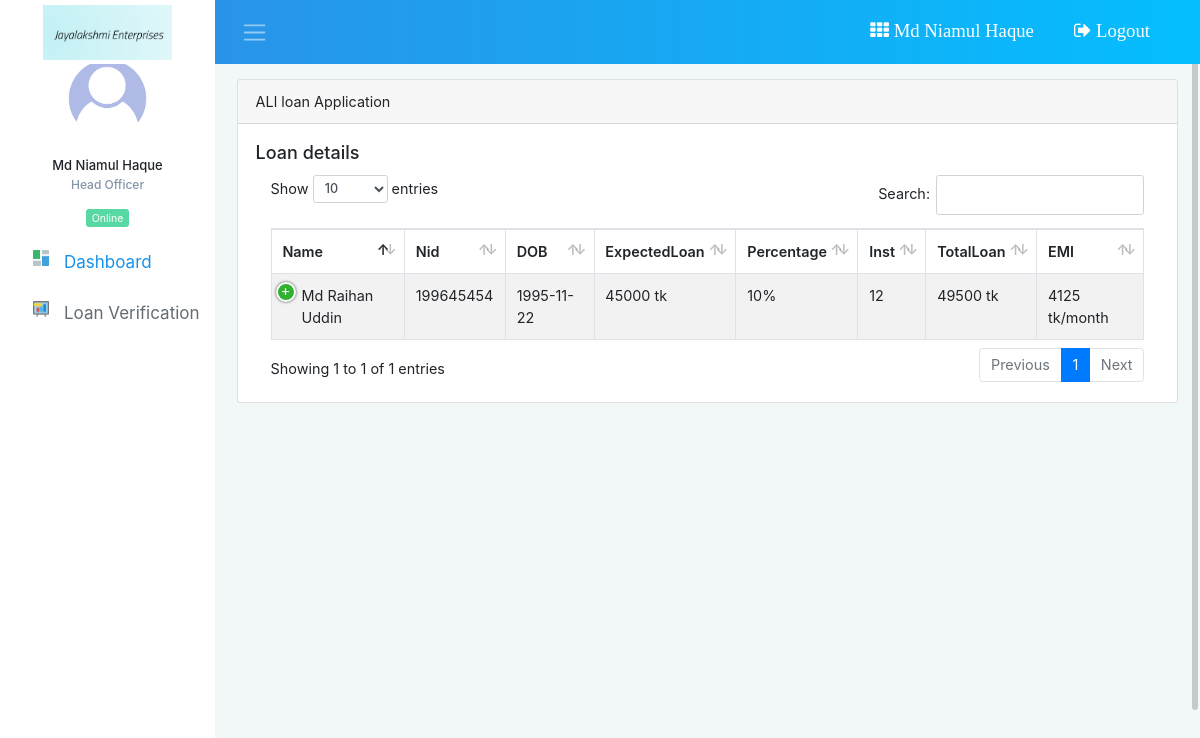
Page /loan_application.php (signed in) on the earlier database version.
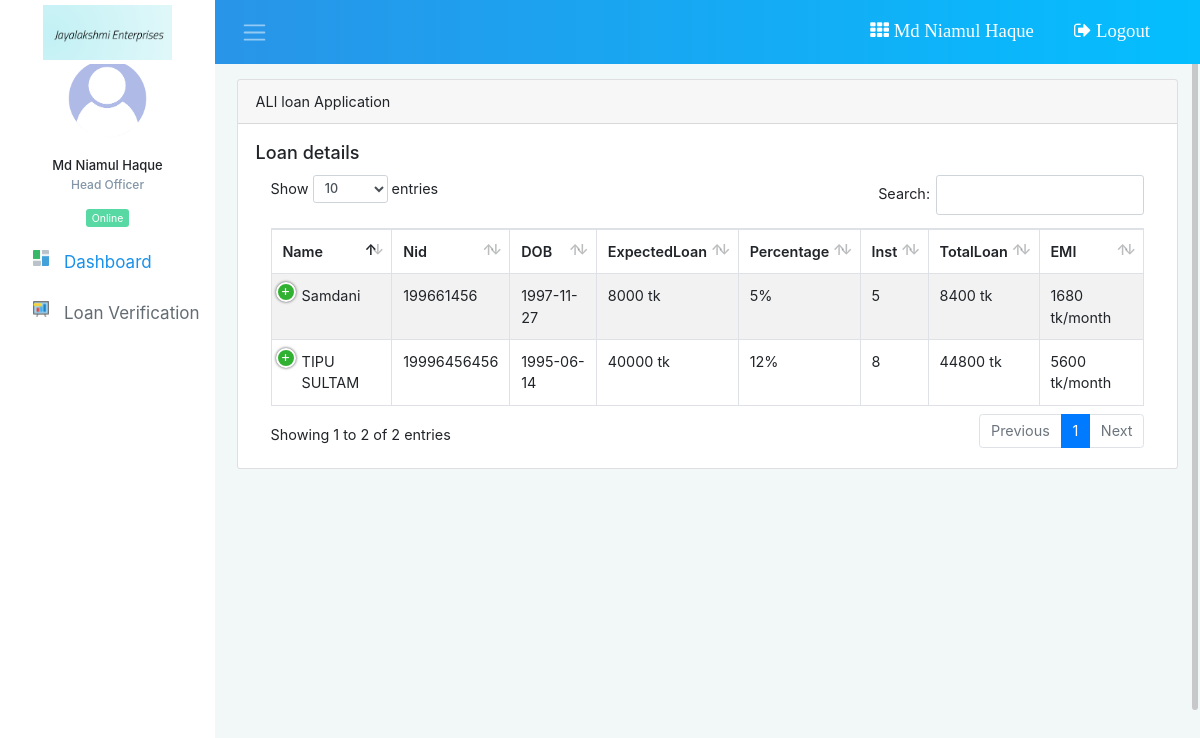
Same page on the later database version.
### tables this page shows
CREATE TABLE `tbl_borrower` (
  `id` int(11) NOT NULL,
  `name` varchar(100) NOT NULL,
  `nid` bigint(30) NOT NULL,
  `rejected` int(11) NOT NULL DEFAULT 0,
  `gender` varchar(20) NOT NULL,
  `mobile` varchar(20) NOT NULL,
  `email` varchar(50) NOT NULL,
  `dob` date NOT NULL,
  `address` varchar(255) NOT NULL,
  `working_status` varchar(50) NOT NULL,
  `image` varchar(100) NOT NULL
);

CREATE TABLE `tbl_loan_application` (
  `id` int(11) NOT NULL,
  `b_id` int(11) NOT NULL,
  `status` int(11) NOT NULL DEFAULT 0,
  `name` varchar(100) NOT NULL,
  `expected_loan` bigint(50) NOT NULL,
  `loan_percentage` int(11) NOT NULL,
  `installments` int(11) NOT NULL,
  `total_loan` bigint(50) NOT NULL,
  `emi_loan` int(11) NOT NULL,
  `amount_paid` bigint(50) DEFAULT 0,
  `amount_remain` bigint(50) DEFAULT NULL,
  `current_inst` int(11) DEFAULT 0,
  `remain_inst` int(11) DEFAULT NULL,
  `next_date` date DEFAULT NULL,
  `files` varchar(255) NOT NULL
);

### libs/Session.php (called while the page is built, shortened)
<?php
class Session{
	 public static function get($key){
	    if (isset($_SESSION[$key])) {
		  return $_SESSION[$key];
		}else {
		  return false;
	    }
	 }
}

### classes/ManageLoan.php (called while the page is built, shortened)
<?php
$filepath = realpath(dirname(__FILE__));
include_once ($filepath."/../libs/CrudOperation.php");
class ManageLoan
{
	private $db;
	function __construct()
	{
		$this->db = new CrudOperation();
	}
	public function viewLoanApplication()
	{
		$sql = "SELECT tbl_borrower.*, tbl_loan_application.*
			    FROM tbl_borrower
				INNER JOIN tbl_loan_application
				ON tbl_borrower.id = tbl_loan_application.b_id
		 		ORDER BY tbl_loan_application.id DESC";
		$result = $this->db->select($sql);
		return $result;
	}
}
?>

### libs/CrudOperation.php (called while the page is built, shortened)
<?php
$filepath = realpath(dirname(__FILE__));
Class CrudOperation{
	 public $host   = DB_HOST;
	 public $user   = DB_USER;
	 public $pass   = DB_PASS;
	 public $dbname = DB_NAME;
	 public $link;
	private function connectDB(){
		 $this->link = new mysqli($this->host, $this->user, $this->pass,$this->dbname);
	 }
	public function select($query){
	  $result = $this->link->query($query) or die($this->link->error.__LINE__);
		  if($result->num_rows > 0){
		    return $result;
		  }else {
		    return false;
		  }
	 }
}

### loan_application.php (the view, shortened to what this page needs)
<?php
  include_once "inc/header.php";
  include_once "inc/sidebar.php";
?>
<div class="card">
  <div class="card-header">
    ALl loan Application
  </div>
  <div class="card-body">
    	<h5 class="card-title">Loan details</h5>
		<table id="example" class="table table-striped table-bordered table-hover" cellspacing="0" width="100%">
	        <thead>
	            <tr>
	                <th>Name</th>
	                <th>Nid</th>
	                <th>DOB</th>
	                <th>ExpectedLoan</th>
	                <th>Percentage</th>
	                <th>Inst</th>
	                <th>TotalLoan</th>
	                <th>EMI</th>
	            </tr>
	        </thead>
	        <tbody>
	        	<?php
	        		$all = $ml->viewLoanApplication();
	        		if ($all) {
	        			while ($row = $all->fetch_assoc()) {
	        	 ?>
	            <tr>
	                <td><?php echo $row['name']; ?></td>
	                <td><?php echo $row['nid']; ?></td>
	                <td><?php echo $row['dob']; ?></td>
	                <td><?php echo $row['expected_loan']; ?> tk</td>
	                <td><?php echo $row['loan_percentage']; ?>%</td>
	                <td><?php echo $row['installments']; ?></td>
	                <td><?php echo $row['total_loan']; ?> tk</td>
	                <td><?php echo $row['emi_loan']; ?> tk/month</td>
	            </tr>
				<?php
	        			}
	        		}
				 ?>
	        </tbody>
	    </table>
	  </div>
	</div>
<?php
include_once "inc/footer.php";
?>

### inc/header.php (shortened to what this page needs)
<?php
	include_once "libs/Session.php";
	$ml = new ManageLoan();
?>
<!DOCTYPE html>
<html lang="en">
<head>
	<link rel="stylesheet" type="text/css" href="assets/font-awesome/font-awesome.min.css">
	<link rel="stylesheet" type="text/css" href="assets/perfect-scrollbar/dist/css/perfect-scrollbar.min.css">
	<link rel="stylesheet" type="text/css" href="assets/flag-icon-css/css/flag-icon.min.css">
  <link href="assets/css/dataTables.bootstrap4.min.css" rel="stylesheet">
  <link href="assets/css/dataTables.responsive.css" rel="stylesheet">
  <link rel="stylesheet" type="text/css" href="assets/css/style.css">
  <link rel="stylesheet" type="text/css" href="assets/css/bootstrap.css">
	<link rel="stylesheet" type="text/css" href="assets/css/main.css">
</head>
<body>
	<div class=" container-scroller">
    <nav class="navbar navbar-default col-lg-12 col-12 p-0 fixed-top d-flex flex-row">
      <div class="bg-white text-center navbar-brand-wrapper">
        <a class="navbar-brand brand-logo" href="index.php"><img src="images/je-logo.png" /></a>
      </div>
      <div class="navbar-menu-wrapper d-flex align-items-center">
        <button class="navbar-toggler navbar-toggler d-none d-lg-block navbar-dark align-self-center mr-3" type="button" data-toggle="minimize">
          <span class="navbar-toggler-icon"></span>
        </button>
        <ul class="navbar-nav ml-lg-auto d-flex align-items-center flex-row">
          <li class="nav-item">
            <a class="nav-link" href="#"><i class="fa fa-th"> <?php echo Session::get("name");?></i></a>
          </li>
          <li class="nav-item">
            <a class="nav-link " href="?action=logout"><i class="fa fa-sign-out"> Logout</i></a>
          </li>
        </ul>
      </div>
    </nav>

### inc/sidebar.php (shortened to what this page needs)
<div class="container-fluid">
  <div class="row row-offcanvas row-offcanvas-right">
    <nav class="bg-white sidebar sidebar-offcanvas" id="sidebar">
      <div class="user-info">
        <img src="images/user.png" alt="">
        <p class="name"><?php echo Session::get("name");?></p>
        <p class="designation"><?php echo Session::get("designation");?></p>
        <span class="online"></span>
      </div>
      <ul class="nav">
        <li class="nav-item active">
          <a class="nav-link" href="index.php">
            <img src="images/icons/1.png" alt="">
            <span class="menu-title">Dashboard</span>
          </a>
        </li>
         <li class="nav-item">
          <a class="nav-link" href="loanverify.php">
            <img src="images/icons/6.png" alt="">
            <span class="menu-title">Loan Verification</span>
          </a>
        </li>
      </ul>
    </nav>
    <div class="content-wrapper">

### inc/footer.php (shortened to what this page needs)
	        </div>
      </div>
    </div>
  </div>
</body>
</html>

### assets/css/dataTables.responsive.css (style rules this page uses)
table.dataTable.dtr-inline.collapsed > tbody > tr > td:first-child, table.dataTable.dtr-inline.collapsed > tbody > tr > th:first-child { position: relative; padding-left: 30px; cursor: pointer; }
table.dataTable.dtr-inline.collapsed > tbody > tr > td:first-child:before, table.dataTable.dtr-inline.collapsed > tbody > tr > th:first-child:before { top: 8px; left: 4px; height: 16px; width: 16px; display: block; position: absolute; color: white; border: 2px solid white; border-radius: 16px; text-align: center; line-height: 14px; box-shadow: 0 0 3px #444; box-sizing: content-box; content: '+'; background-color: #31b131; }

### assets/css/main.css (style rules this page uses)
.menu-title { font-size: 17px !important; }

Differences in the rows shown:
removed tbl_borrower: tbl_loan_application.name "Md Raihan Uddin", nid "199645454", dob "1995-11-22", tbl_loan_application.expected_loan "45000", tbl_loan_application.loan_percentage "10", tbl_loan_application.installments "12", tbl_loan_application.total_loan "49500", tbl_loan_application.emi_loan "4125"
added tbl_borrower: tbl_loan_application.name "Samdani", nid "199661456", dob "1997-11-27", tbl_loan_application.expected_loan "8000", tbl_loan_application.loan_percentage "5", tbl_loan_application.installments "5", tbl_loan_application.total_loan "8400", tbl_loan_application.emi_loan "1680"
added tbl_borrower: tbl_loan_application.name "TIPU SULTAM", nid "19996456456", dob "1995-06-14", tbl_loan_application.expected_loan "40000", tbl_loan_application.loan_percentage "12", tbl_loan_application.installments "8", tbl_loan_application.total_loan "44800", tbl_loan_application.emi_loan "5600"
Other differences:
text written by a page script: "Show entries Search: Showing 1 to 1 of 1 entries Previous 1 Next" → "Show entries Search: Showing 1 to 2 of 2 entries Previous 1 Next"
